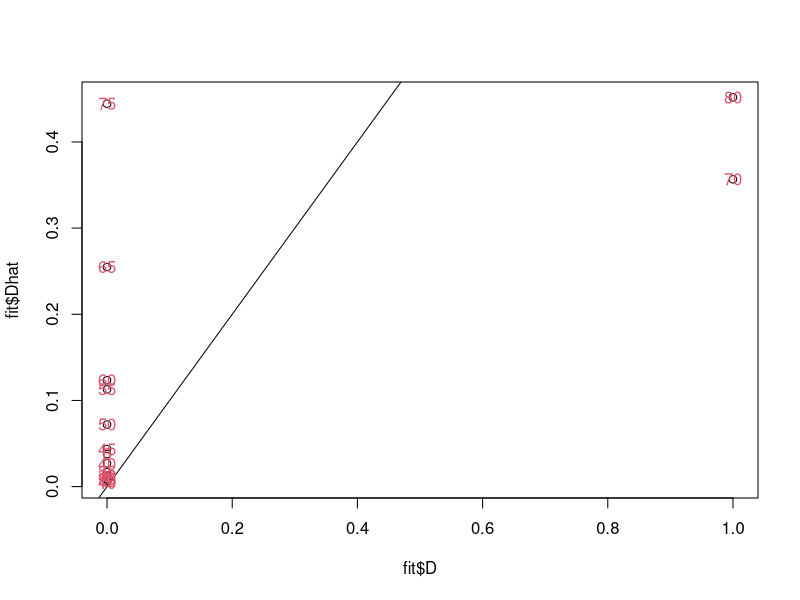

This figure's R source: (Note: this script raises an error after producing the figure.)
#------------------------------------------------------------
# TOPALS fitting function for mortality schedules
# this version keeps the intermediate Newton-Raphson 
# steps
#------------------------------------------------------------

TOPALS_fit = function( N, D, std,
                       age_group_bounds   = 0:100,
                       knot_positions     = c(0,1,10,20,40,70), 
                       penalty_precision  = 2,
                       max_iter           = 50,
                       alpha_tol          = .00005,
                       details            = FALSE) {

    require(splines)
  
    ## single years of age from 0 to (A-1)
    A   = length(std)
    age = 0:(A-1)

    ## B is an AxK matrix. Each column is a linear B-spline basis function
    B      = bs( age, knots=knot_positions, degree=1 )
    K = ncol(B) 
    
    D1 = diff( diag(K), diff=1)
    P  = penalty_precision * crossprod(D1)
    
    ## number and width of age groups
    G     = length(age_group_bounds)-1   
    nages = diff(age_group_bounds)
    
    ## weighting matrix for mortality rates (assumes uniform
    ## distribution of single-year ages within groups)
    W = matrix(0, nrow=G, ncol=A, 
               dimnames=list(head(age_group_bounds,-1) , age))

    offset = 0
    for (g in 1:G) {
      W[g, offset + 1:nages[g]] = 1/nages[g]
      offset = offset + nages[g]
    }

    ## log lik function (without scaling constant)
    Lik = function(alpha) {
      M = W %*% exp( std + B %*% alpha)
      likelihood = sum(D * log(M) - N * M)
      return( likelihood )
    }
    
    ## penalty function
    Pen = function(alpha) {
      penalty    = 1/2 * t(alpha) %*% P %*% alpha
      return( penalty )
    }
    
    
    #------------------------------------------------
    # iteration function: 
    # next alpha vector as a function of current alpha
    #------------------------------------------------
    next_alpha = function(alpha) {
      mu = as.vector( exp( std + B %*% alpha))
      M  = as.vector( W %*% mu)
      
      Dhat = N * M
      
      X = W %*% diag(mu) %*% B
      A = diag(N/M)
      
      y = (D-Dhat)/N + X %*% alpha
      
      updated_alpha = solve( t(X) %*% A %*% X + P, t(X) %*% A %*% y)
      return(as.vector(updated_alpha))
    }
    
    ## main iteration:     
    amat     = matrix(NA, nrow=max_iter, ncol=K)
    amat[1,] = rep(0, K)
    
    niter = 0
    repeat {
      niter          = niter + 1  # eg, 1st iteration
      
      this_i         = niter + 1  # eg, 2nd row of amat produced by 1st iter
      last_i         = niter      
      amat[this_i,]  = next_alpha( amat[last_i,] )  # update
      change         = amat[this_i,] - amat[last_i,]

      converge = all( abs(change) < alpha_tol )
      overrun  = (niter == max_iter)
      
      if (converge | overrun) { break }
      
    } # repeat
    
    if (details | !converge | overrun) {
      if (!converge) print('did not converge')
      if (overrun) print('exceeded maximum number of iterations')
      
      mu    = as.vector( exp(std + B %*% amat[niter,]))
      M     = as.vector( W %*% mu )
      dhat  = N * M
      
      X     = W %*% diag(mu) %*% B
      A     = diag(N/M)
      
      covar = solve( t(X) %*% A %*% X + P)
      
      final_i = niter+1  # which row of amat has the final estimates?
        
      return( list( niter             = niter,
                    alpha             = amat[1:final_i,], 
                    D                 = D,
                    N                 = N,
                    age_group_bounds  = age_group_bounds,
                    knots             = knot_positions,
                    std               = std,
                    B                 = B,
                    logm              = std + B %*% amat[final_i,],
                    M                 = W %*% mu,
                    Dhat              = N * M,
                    covar             = covar,
                    Lik               = apply(amat[1:final_i,], 1, Lik),
                    Pen               = apply(amat[1:final_i,], 1, Pen),
                    converge          = converge, 
                    maxiter           = overrun))
    } else return( amat[niter,]) 
    
} # TOPALS_fit

### Italian female 1980 HMD data for age groups
boundaries = c(0,1,seq(5,85,5)) # last group is [80,85)

N = c(312106.85, 1423566.3, 2105814.63, 2249555.41, 2230885.74, 1983157.8,
      1874479.58, 1989351.99, 1772133.73, 1896866.51, 1836597.36, 1834496.64,
      1811178.38, 1192763.85, 1498384.03, 1223810.9, 863725.92, 537720.77)

D = c(3889, 716, 587, 589, 791, 816, 832, 1257, 1651, 2721, 4310,
      6636, 10536, 11043, 23312, 34945, 44537, 50392)

names(N) = names(D) = head(boundaries,-1)

## standard schedule is (very arbitrarily!) the 1959 period
## schedule for Canadian females at ages 0,1,...,99
## these are the log mortality rates

std = c(-3.8933, -5.7776, -6.8474, -7.3298, -7.4519, -7.4408, -7.4807,
        -7.5845, -7.7219, -7.8628, -7.9771, -8.041, -8.0568, -8.0329,
        -7.9779, -7.9005, -7.8088, -7.7101, -7.6113, -7.5195, -7.4415,
        -7.3823, -7.3393, -7.308, -7.2837, -7.2619, -7.238, -7.2082,
        -7.1712, -7.1264, -7.0735, -7.0118, -6.9414, -6.8648, -6.7849,
        -6.7047, -6.6272, -6.5544, -6.4845, -6.4147, -6.3423, -6.2645,
        -6.1791, -6.0872, -5.9904, -5.8903, -5.7887, -5.6869, -5.586,
        -5.4866, -5.3895, -5.2953, -5.2049, -5.1186, -5.0347, -4.9513,
        -4.8664, -4.778, -4.6847, -4.5877, -4.4887, -4.3895, -4.2918,
        -4.1969, -4.1041, -4.0122, -3.9199, -3.8261, -3.7296, -3.6303,
        -3.5278, -3.4221, -3.3129, -3.2004, -3.0861, -2.9716, -2.8589,
        -2.7497, -2.6458, -2.5482, -2.4556, -2.3659, -2.2771, -2.187,
        -2.0942, -1.9991, -1.9028, -1.8062, -1.7105, -1.6164, -1.5242,
        -1.434, -1.3458, -1.2596, -1.1758, -1.0958, -1.0212, -0.9535,
        -0.8944, -0.8454)

big_fit = TOPALS_fit(N,D,std,
                 age_group_bounds = boundaries,
                 details=TRUE)
str(big_fit)

target_pop = 500

smallN = N * target_pop/sum(N)
smallD = rpois(length(smallN), smallN* D/N)

fit = TOPALS_fit(smallN, smallD,std,
                 age_group_bounds = boundaries,
                 detail=TRUE)

plot(fit$D, fit$Dhat)
abline(0,1)
text(fit$D, fit$Dhat, label=head(boundaries,-1), col=2)


z = tibble(x=head(boundaries,-1), smallN, smallD, Dhat=fit$Dhat)

ggplot(data=z) + 
  geom_point(aes(x=x,y=smallD),size=3) + 
  geom_point(aes(x=x,y=Dhat), shape=16,color='red',size=3, alpha=.60)

## single-year log mortality rates from HMD
## these are the targets for TOPALS estimation
ITA_HMD_logmx = 
  c(-4.3852, -7.1185, -7.6009, -7.7517, -8.1117, -8.1456, -8.1456, 
    -8.1456, -8.294, -8.2171, -8.4684, -8.294, -8.3349, -8.1456, 
    -8.0789, -7.9866, -7.9866, -8.0164, -7.902, -7.824, -7.7753, 
    -7.7753, -7.7753, -7.7753, -7.8753, -7.7063, -7.7063, -7.6628, 
    -7.6417, -7.8753, -7.4876, -7.4354, -7.2644, -7.3233, -7.3385, 
    -7.2644, -7.0021, -6.959, -6.959, -6.7855, -6.8216, -6.5713, 
    -6.5225, -6.4956, -6.3539, -6.2712, -6.2196, -6.0035, -5.9835, 
    -5.8569, -5.7992, -5.7169, -5.6694, -5.5315, -5.433, -5.3247, 
    -5.2514, -5.1814, -5.0625, -4.9533, -4.8783, -4.7915, -4.6767, 
    -4.5923, -4.4945, -4.3836, -4.2992, -4.1825, -4.0513, -3.9409, 
    -3.8135, -3.6913, -3.5332, -3.4455, -3.2966, -3.2069, -3.0614, 
    -2.9677, -2.8466, -2.7201, -2.5974, -2.4617, -2.3462, -2.2249, 
    -2.1253, -1.9713, -1.8905, -1.7861, -1.6842, -1.5945, -1.4583, 
    -1.3792, -1.297, -1.2087, -1.1393, -1.0245, -0.9444, -0.8681, 
    -0.7958, -0.7276)

show = function(fit, hue='red') {
  
  df_grouped = data.frame(
    L = head( fit$age_group_bounds, -1),
    U = tail( fit$age_group_bounds, -1),
    N = fit$N,
    D = fit$D
  ) %>%
    mutate(logmx_obs = log(D/N))
  
  
  df_single  = data.frame(
    age=  seq(fit$std) - .50,  # 0.5, 1.5, ...
    std = fit$std,
    logmx_true = ITA_HMD_logmx,
    logmx_fit  = fit$logm
  )
  
  this_plot =
    ggplot(data = df_single, aes(x=age,y=logmx_true)) +
    geom_line(aes(x=age,y=std), color='black', lwd=0.5) +
    geom_line(aes(x=age,y=logmx_fit), color=hue, lwd=3, alpha=.40) +
    geom_segment(data=df_grouped,aes(x=L,xend=U,
                                     y=logmx_obs,
                                     yend=logmx_obs),
                 color=hue,lwd=1.5, alpha=.90) +
    geom_point(size=0.60) +
    labs(x='Age',y='Log Mortality Rate',
         title='Italy Females 1980',
         subtitle = paste(sum(fit$D),'deaths to',round(sum(fit$N)),'women')) +
    scale_x_continuous(breaks=c(0,1,seq(5,100,5)),minor_breaks = NULL) +
    scale_y_continuous(limits=c(-10,0),breaks=seq(-10,0,2),minor_breaks = NULL) +
    theme_bw()
  
  print(this_plot)
} # show  

show2 = function(fit, hue='red') {
  
  df_grouped = data.frame(
    L = head( fit$age_group_bounds, -1),
    U = tail( fit$age_group_bounds, -1),
    N = fit$N,
    D = fit$D
  ) %>%
    mutate(logmx_obs = log(D/N))
  
  
  df_single  = data.frame(
    age=  seq(fit$std) - .50,  # 0.5, 1.5, ...
    std = fit$std,
    logmx_true = ITA_HMD_logmx,
    logmx_fit  = fit$logm
  )
  
  this_plot =
    ggplot(data = df_single, aes(x=age,y=logmx_true)) +
    geom_line(aes(x=age,y=std), color='black', lwd=0.5) +
    geom_line(aes(x=age,y=logmx_fit), color=hue, lwd=3, alpha=.40) +
    geom_segment(data=df_grouped,aes(x=L,xend=U,
                                     y=logmx_obs,
                                     yend=logmx_obs),
                 color=hue,lwd=1.5, alpha=.90) +
    geom_point(size=0.60) +
    labs(x='Age',y='Log Mortality Rate',
         title='Italy Females 1980',
         subtitle = paste(sum(fit$D),'deaths to',round(sum(fit$N)),'women')) +
    scale_x_continuous(breaks=c(0,1,seq(5,100,5)),minor_breaks = NULL) +
    scale_y_continuous(limits=c(-10,0),breaks=seq(-10,0,2),minor_breaks = NULL) +
    theme_bw()
  
  print(this_plot)
} # show2  


show(fit, 'orangered')

matplot(0:99, fit$std + fit$B %*% t(fit$alpha), type='o')
matplot(seq(nrow(fit$alpha))-1,fit$alpha, type='o',xlab='iteration')
